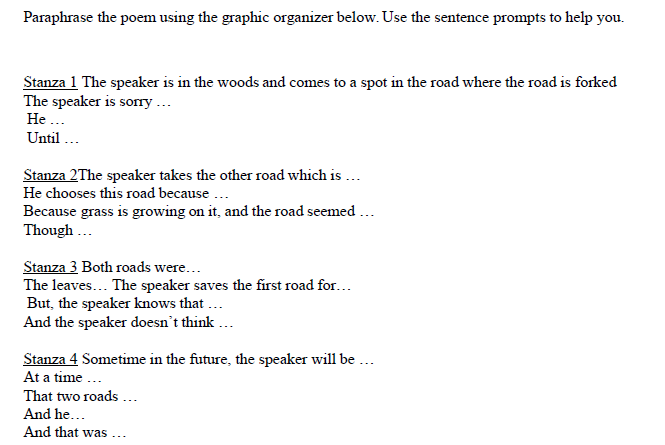
#> input picture Gitanshu's Python Workspace/My Creativity and Basic Stuff/sample.PNG, 665 x 445 px, found by its file name
$ python 'Rotating Images.py'
#> lines starting #> are read from the running program, lines starting #| are printed output that depends on the picture
# -*- coding: utf-8 -*-
"""
Created on Fri Jun 18 13:24:11 2021

@author: Gitanshu
"""

# Rotating The Image
from PIL import Image
g = "C:/Users/Gitanshu/Downloads/sample.png"
a = Image.open(g)
#> a is the input picture: PIL image 665x445 RGBA; mean R, G, B, A 245.6, 245.6, 245.9, 255
c = 45
b = a.rotate(c)
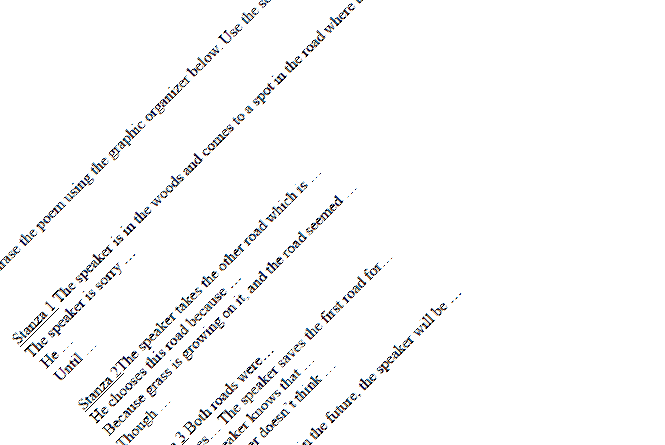
#> b: PIL image 665x445 RGBA; mean R, G, B, A 192.3, 192.3, 192.5, 199; transparent parts drawn white
b.show()

# Speedrunning the basics.
